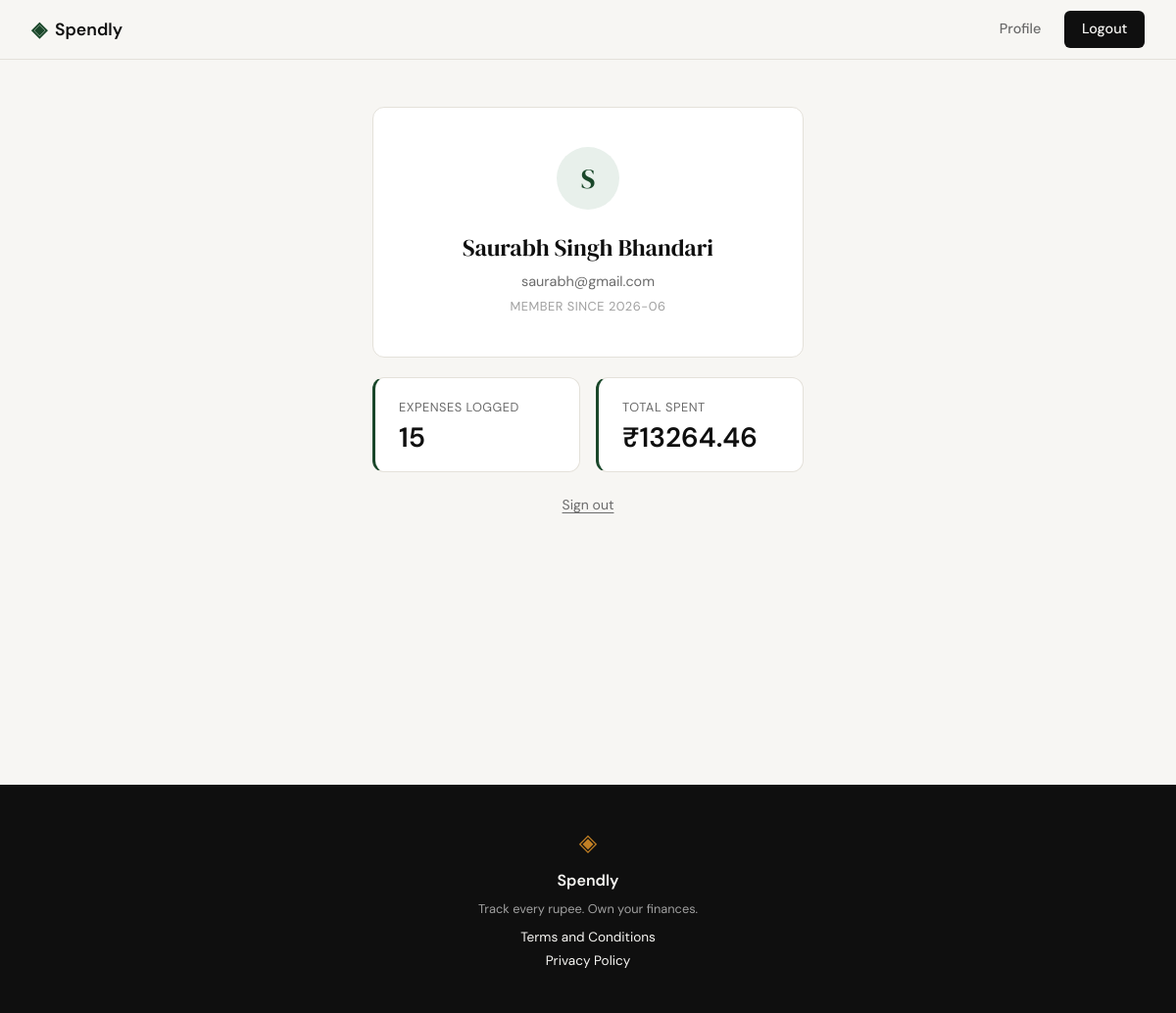
The app's page /profile (signed in) with its own data.
### tables this page shows
CREATE TABLE users (
            id            INTEGER PRIMARY KEY AUTOINCREMENT,
            name          TEXT    NOT NULL,
            email         TEXT    UNIQUE NOT NULL,
            password_hash TEXT    NOT NULL,
            created_at    TEXT    DEFAULT (datetime('now'))
        );

### app.py (the view)
@app.route("/profile")
def profile():
    if not session.get("user_id"):
        return redirect(url_for("login"))
    user = get_user_by_id(session["user_id"])
    if user is None:
        abort(404)
    summary = get_expense_summary(session["user_id"])
    return render_template("profile.html", user=user, summary=summary)

### database/db.py (called while the page is built)
def get_db():
    db = sqlite3.connect(DB_PATH)
    db.row_factory = sqlite3.Row
    db.execute('PRAGMA foreign_keys = ON')
    return db

def get_user_by_id(user_id):
    db = get_db()
    user = db.execute(
        'SELECT id, name, email, created_at FROM users WHERE id = ?',
        (user_id,)
    ).fetchone()
    db.close()
    return user

def get_expense_summary(user_id):
    db = get_db()
    row = db.execute(
        'SELECT COUNT(*) AS total_count, COALESCE(SUM(amount), 0.0) AS total_amount '
        'FROM expenses WHERE user_id = ?',
        (user_id,)
    ).fetchone()
    db.close()
    return {
        'total_count': row['total_count'],
        'total_amount': row['total_amount'],
    }

### templates/profile.html (shortened to what this page needs)
{% extends "base.html" %}
{% block head %}
<link rel="stylesheet" href="{{ url_for('static', filename='css/profile.css') }}">
{% endblock %}
{% block content %}
<section class="profile-section">
  <div class="profile-container">
    <div class="profile-card">
      <div class="profile-avatar">{{ user.name[0].upper() }}</div>
      <h1 class="profile-name">{{ user.name }}</h1>
      <p class="profile-email">{{ user.email }}</p>
      <p class="profile-since">Member since {{ user.created_at[:7] }}</p>
    </div>
    <div class="profile-stats">
      <div class="stat-tile">
        <span class="stat-label">Expenses Logged</span>
        <span class="stat-value">{{ summary.total_count }}</span>
      </div>
      <div class="stat-tile">
        <span class="stat-label">Total Spent</span>
        <span class="stat-value stat-amount">&#8377;{{ "%.2f"|format(summary.total_amount) }}</span>
      </div>
    </div>
    <div class="profile-actions">
      <a href="{{ url_for('logout') }}" class="profile-logout">Sign out</a>
    </div>
  </div>
</section>
{% endblock %}

### static/css/style.css (style rules this page uses)
:root { --ink: #0f0f0f; --ink-soft: #2d2d2d; --ink-muted: #6b6b6b; --ink-faint: #a0a0a0; --paper: #f7f6f3; --paper-warm: #f0ede6; --paper-card: #ffffff; --accent: #1a472a; --accent-light: #e8f0eb; --accent-2: #c17f24; --accent-2-light: #fdf3e3; --danger: #c0392b; --danger-light: #fdecea; --border: #e4e1da; --border-soft: #eeebe4; --font-display: 'DM Serif Display', Georgia, serif; --font-body: 'DM Sans', system-ui, sans-serif; --max-width: 1200px; --auth-width: 440px; --radius-sm: 6px; --radius-md: 12px; --radius-lg: 20px; }
*, *::before, *::after { box-sizing: border-box; margin: 0; padding: 0; }
html { font-size: 16px; scroll-behavior: smooth; }
body { background: var(--paper); color: var(--ink); font-family: var(--font-body); font-size: 1rem; line-height: 1.6; -webkit-font-smoothing: antialiased; }
a { color: inherit; text-decoration: none; }

### static/css/profile.css (style rules this page uses)
.profile-section { min-height: calc(100vh - 60px); display: flex; align-items: flex-start; justify-content: center; padding: 3rem 1.5rem; background: var(--paper); }
.profile-container { width: 100%; max-width: var(--auth-width); display: flex; flex-direction: column; gap: 1.25rem; }
.profile-card { background: var(--paper-card); border: 1px solid var(--border); border-radius: var(--radius-md); padding: 2.5rem 2rem; text-align: center; }
.profile-avatar { width: 64px; height: 64px; border-radius: 50%; background: var(--accent-light); color: var(--accent); font-family: var(--font-display); font-size: 1.75rem; display: flex; align-items: center; justify-content: center; margin: 0 auto 1.25rem; }
.profile-name { font-family: var(--font-display); font-size: 1.5rem; font-weight: 400; color: var(--ink); margin-bottom: 0.25rem; }
.profile-email { font-size: 0.9rem; color: var(--ink-muted); margin-bottom: 0.25rem; }
.profile-since { font-size: 0.8rem; color: var(--ink-faint); text-transform: uppercase; letter-spacing: 0.04em; }
.profile-stats { display: grid; grid-template-columns: 1fr 1fr; gap: 1rem; }
.stat-tile { background: var(--paper-card); border: 1px solid var(--border); border-left: 3px solid var(--accent); border-radius: var(--radius-md); padding: 1.25rem 1.5rem; display: flex; flex-direction: column; gap: 0.4rem; }
.stat-label { font-size: 0.8rem; color: var(--ink-muted); text-transform: uppercase; letter-spacing: 0.04em; }
.stat-value { font-size: 1.75rem; font-weight: 600; color: var(--ink); line-height: 1; }
.stat-amount { font-variant-numeric: tabular-nums; }
.profile-actions { text-align: center; }
.profile-logout { font-size: 0.875rem; color: var(--ink-muted); text-decoration: underline; text-underline-offset: 3px; transition: color 0.15s ease; }

### records on screen
users: name "S", name "Saurabh Singh Bhandari", email "saurabh@gmail.com", created_at "2026-06"

### other values on screen
{{ summary.total_count }} "15"
{{ "%.2f"|format(summary.total_amount) }} "13264.46"
